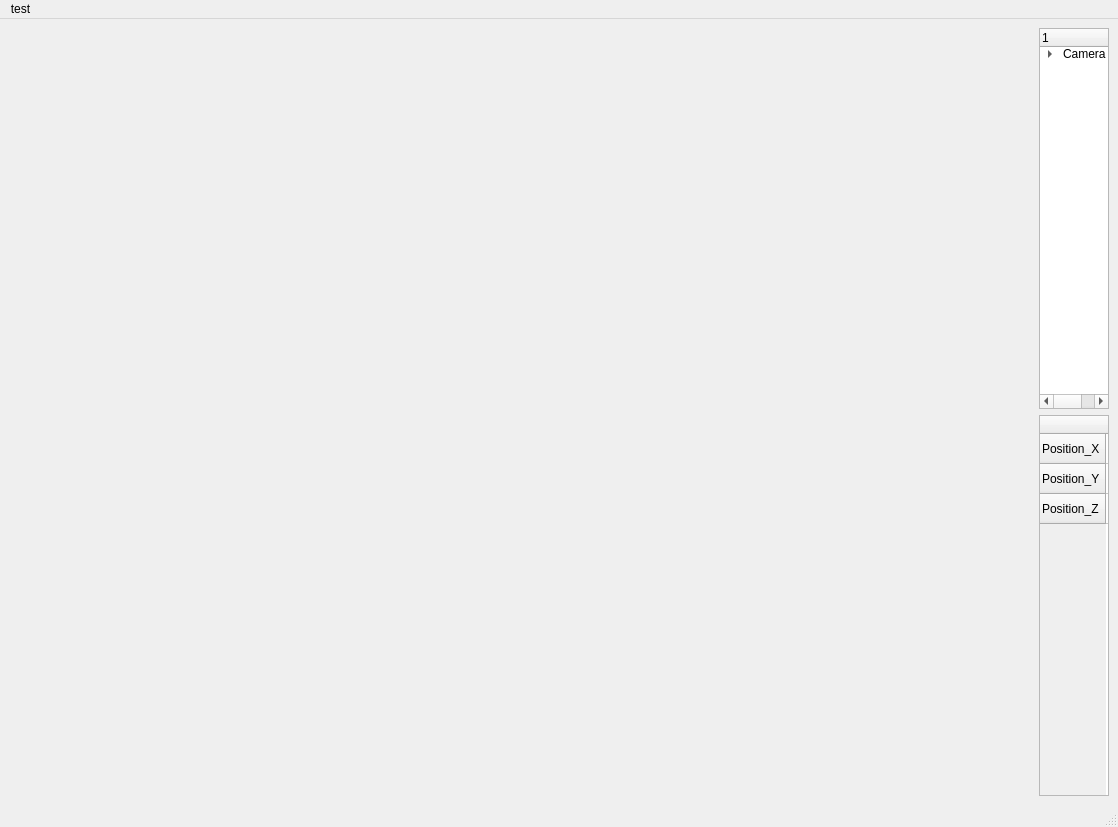
<?xml version="1.0" encoding="UTF-8"?>
<ui version="4.0">
 <class>MainWindow</class>
 <widget class="QMainWindow" name="MainWindow">
  <property name="geometry">
   <rect>
    <x>0</x>
    <y>0</y>
    <width>1032</width>
    <height>813</height>
   </rect>
  </property>
  <property name="sizePolicy">
   <sizepolicy hsizetype="Fixed" vsizetype="Fixed">
    <horstretch>0</horstretch>
    <verstretch>0</verstretch>
   </sizepolicy>
  </property>
  <property name="windowTitle">
   <string>MainWindow</string>
  </property>
  <widget class="QWidget" name="centralwidget">
   <layout class="QHBoxLayout" name="horizontalLayout">
    <item>
     <widget class="QWidget" name="GLwidget" native="true">
      <property name="minimumSize">
       <size>
        <width>1024</width>
        <height>768</height>
       </size>
      </property>
      <property name="maximumSize">
       <size>
        <width>1024</width>
        <height>768</height>
       </size>
      </property>
     </widget>
    </item>
    <item>
     <layout class="QVBoxLayout" name="verticalLayout">
      <property name="leftMargin">
       <number>0</number>
      </property>
      <item>
       <widget class="QTreeWidget" name="treeWidget">
        <column>
         <property name="text">
          <string>1</string>
         </property>
        </column>
        <item>
         <property name="text">
          <string>Camera</string>
         </property>
         <item>
          <property name="text">
           <string>LoadedModel</string>
          </property>
         </item>
         <item>
          <property name="text">
           <string>LoadedModel</string>
          </property>
         </item>
        </item>
       </widget>
      </item>
      <item>
       <widget class="QTableWidget" name="tableWidget">
        <row>
         <property name="text">
          <string>Position_X</string>
         </property>
        </row>
        <row>
         <property name="text">
          <string>Position_Y</string>
         </property>
        </row>
        <row>
         <property name="text">
          <string>Position_Z</string>
         </property>
        </row>
        <column>
         <property name="text">
          <string>Value</string>
         </property>
        </column>
        <item row="0" column="0">
         <property name="text">
          <string>0.0f</string>
         </property>
        </item>
        <item row="1" column="0">
         <property name="text">
          <string>0.0f</string>
         </property>
        </item>
        <item row="2" column="0">
         <property name="text">
          <string>0.0f</string>
         </property>
        </item>
       </widget>
      </item>
     </layout>
    </item>
   </layout>
  </widget>
  <widget class="QMenuBar" name="menubar">
   <property name="geometry">
    <rect>
     <x>0</x>
     <y>0</y>
     <width>1032</width>
     <height>19</height>
    </rect>
   </property>
   <widget class="QMenu" name="menuTest">
    <property name="title">
     <string>test</string>
    </property>
    <addaction name="actionHuhu"/>
   </widget>
   <addaction name="menuTest"/>
  </widget>
  <widget class="QStatusBar" name="statusbar"/>
  <action name="actionHuhu">
   <property name="text">
    <string>huhu</string>
   </property>
  </action>
 </widget>
 <resources/>
 <connections/>
</ui>
